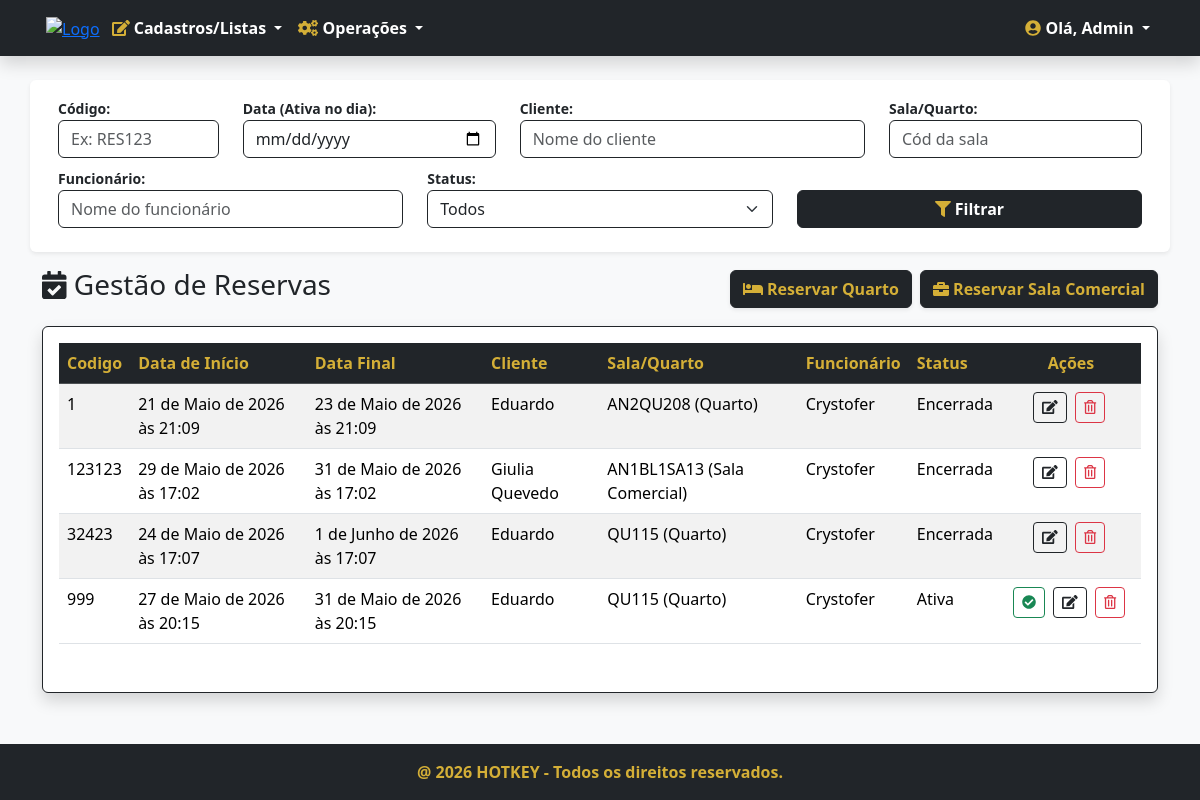
/reservas/ (signed in), run on an earlier commit of the app's database.
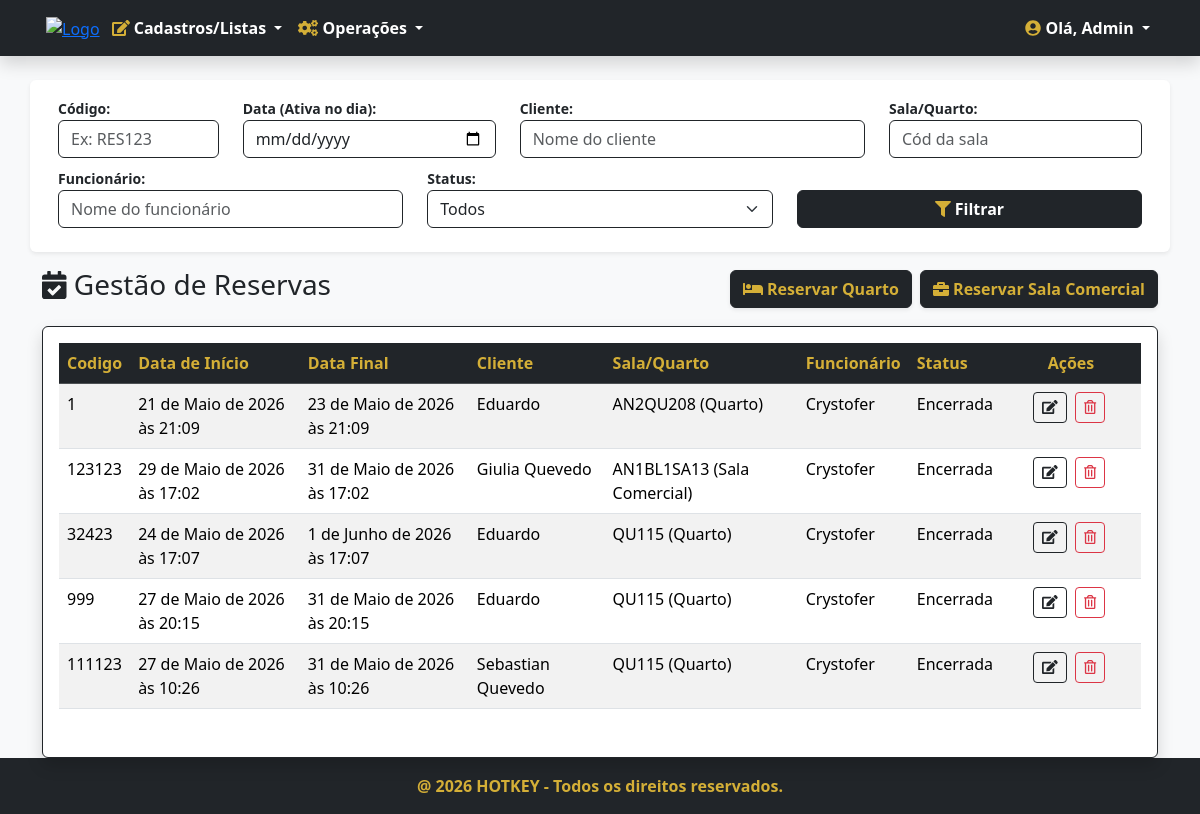
And on a later commit of the database.
### reservas/models.py (models this page shows, shortened)
class Reserva(models.Model):
    STATUS_CHOICES = [
        ('ATIVA', 'Ativa'),
        ('ENCERRADA', 'Encerrada')
    ]
    codigo = models.CharField('Codigo', max_length=100, unique=True, help_text='Codigo da reserva')
    data_inicio = models.DateTimeField('Data de início', help_text='Data de início da reserva')
    data_fim = models.DateTimeField('Data de fim', help_text='Data de fim da reserva')
    status = models.CharField('Status', max_length=50, choices=STATUS_CHOICES, default='ATIVA')
    cliente = models.ForeignKey(clientes.models.Cliente, verbose_name='Cliente', help_text='Nome do Cliente',
                                on_delete=models.PROTECT, related_name='reserva_cliente')
    sala = models.ForeignKey(salas.models.Sala, verbose_name='Sala', help_text='Nome da Sala', on_delete=models.PROTECT,
                             related_name='sala')
    funcionario = models.ForeignKey(funcionarios.models.Funcionario, verbose_name='Funcionário',
                                    help_text='Nome do Funcionário', on_delete=models.PROTECT,
                                    related_name='funcionario')
    class Meta:
        verbose_name = 'Reserva'
        verbose_name_plural = 'Reservas'

### clientes/models.py (models this page shows)
class Pessoa(models.Model):
    nome = models.CharField('Nome', max_length=100, help_text='Nome completo')
    cpf = models.CharField('CPF', max_length=14, unique=True, help_text='Apenas números ou formato 000.000.000-00')

### salas/models.py (models this page shows, shortened)
class Sala(models.Model):
    TIPO_CHOICES = [
        ('QUARTO', 'Quarto'),
        ('SALA COMERCIAL','Sala Comercial')
    ]
    STATUS_CHOICES = [
        ('DISPONÍVEL','Disponível para reserva'),
        ('RESERVADA','Reservada')
    ]
    ANDAR_CHOICES = [
        ('1', 'Primeiro Andar'),
        ('2', 'Segundo Andar'),
        ('3', 'Terceiro Andar'),
        ('4', 'Quarto Andar'),
        ('5', 'Quinto Andar'),
        ('6', 'Sexto Andar'),
        ('7', 'Setimo Andar'),
        ('8', 'Oitavo Andar'),
    ]
    codigo = models.CharField('Codigo', max_length=100,help_text='Identificador da sala')
    tipo = models.CharField('Tipo', max_length=50, choices=TIPO_CHOICES, default='QUARTO')
    status = models.CharField('Status',max_length=50,choices=STATUS_CHOICES,help_text='Status da sala',default='DISPONÍVEL')
    andar = models.CharField('Andar',max_length=50,choices=ANDAR_CHOICES,null=True, blank=True)
    bloco = models.ForeignKey('blocos.Bloco', on_delete=models.PROTECT, null=True, blank=True)
    class Meta:
        verbose_name = 'Sala'
        verbose_name_plural = 'Salas'

### reservas/views.py (the view)
# urls.py: path('', ReservaListView.as_view(), name='reservas'),
class ReservaListView(PermissionRequiredMixin,ListView):
    permission_required = 'reservas.view_reserva'
    permission_denied = 'Visualizar reserva'
    model = Reserva
    template_name = 'reservas.html'
    def get_queryset(self):
        Reserva.objects.filter(status='ATIVA', data_fim__lt=timezone.now()).update(status='ENCERRADA')
        qs = super(ReservaListView, self).get_queryset()
        codigo = self.request.GET.get('codigo')
        data = self.request.GET.get('data')
        cliente = self.request.GET.get('cliente')
        sala = self.request.GET.get('sala')
        funcionario = self.request.GET.get('funcionario')
        status = self.request.GET.get('status')
        if codigo:
            qs = qs.filter(codigo__icontains=codigo)
        if cliente:
            qs = qs.filter(cliente__nome__icontains=cliente)
        if sala:
            qs = qs.filter(sala__codigo__icontains=sala)
        if funcionario:
            qs = qs.filter(funcionario__nome__icontains=funcionario)
        if status:
            qs = qs.filter(status=status)
        if data:
            qs = qs.filter(data_inicio__date__lte=data, data_fim__date__gte=data)
        if qs.count() > 0:
            paginator = Paginator(qs, 10)
            listagem = paginator.get_page(self.request.GET.get('page'))
            return listagem
        else:
            return messages.info(self.request, 'Nenhuma reserva encontrada com estes filtros!')

### reservas/templates/reservas.html (shortened to what the changed rows need)
{% extends 'index.html' %}
{% load django_bootstrap5 %}
{% block content %}
<section class="section mt-4">
    <div class="container">
        {% if object_list %}
        <div class="card shadow border-dark">
            <div class="card-body">
                <div class="table-responsive">
                    <table class="table table-hover table-striped">
                        <thead class="table-dark">
                            <tr>
                                <th class="text-gold">Codigo</th>
                                <th class="text-gold">Data de Início</th>
                                <th class="text-gold">Data Final</th>
                                <th class="text-gold">Cliente</th>
                                <th class="text-gold">Sala/Quarto</th>
                                <th class="text-gold">Funcionário</th>
                                <th class="text-gold">Status</th>
                                <th style="width: 140px; text-align: center" class="text-gold">Ações</th>
                            </tr>
                        </thead>
                        <tbody>
                            {% for reserva in object_list %}
                            <tr>
                                <td>{{ reserva.codigo }}</td>
                                <td>{{ reserva.data_inicio }}</td>
                                <td>{{ reserva.data_fim }}</td>
                                <td>{{ reserva.cliente.nome }}</td>
                                <td>{{ reserva.sala.codigo }} ({{ reserva.sala.get_tipo_display }})</td>
                                <td>{{ reserva.funcionario.nome }}</td>
                                <td>{{ reserva.get_status_display }}</td>
                                <td style="text-align: center">
                                    {% if reserva.status == 'ATIVA' %}
                                    <a href="{% url 'reserva_encerrar' reserva.pk %}" class="btn btn-sm btn-outline-success me-1" title="Encerrar Reserva">
                                        <i class="fas fa-check-circle"></i>
                                    </a>
                                    {% endif %}
                                    {% if reserva.sala.tipo == 'QUARTO' %}
                                        <a href="{% url 'reserva_quarto_editar' reserva.pk %}" class="btn btn-sm btn-outline-dark me-1" title="Editar">
                                            <i class="fas fa-edit"></i>
                                        </a>
                                    {% else %}
                                        <a href="{% url 'reserva_sala_comercial_editar' reserva.pk %}" class="btn btn-sm btn-outline-dark me-1" title="Editar">
                                            <i class="fas fa-edit"></i>
                                        </a>
                                    {% endif %}
                                    <a href="{% url 'reserva_apagar' reserva.pk %}" class="btn btn-sm btn-outline-danger me-1" title="Excluir">
                                        <i class="far fa-trash-alt"></i>
                                    </a>
                                </td>
                            </tr>
                            {% endfor %}
                        </tbody>
                    </table>
                </div>
            </div>
        </div>
        {% else %}
        <div class="alert alert-warning border-dark text-dark mt-4">
            <h5 class="m-0"><i class="fas fa-exclamation-triangle text-gold"></i> Não existem Reservas!</h5>
        </div>
        {% endif %}
    </div>
</section>
{% endblock %}

What changed in the data, as far as the page shows it:
changed Reserva "27 de Maio de 2026 às 20:15": status "Ativa" → "Encerrada"
added Reserva: codigo "111123", data_inicio "27 de Maio de 2026 às 10:26", data_fim "31 de Maio de 2026 às 10:26", cliente.nome "Sebastian Quevedo", sala.codigo "QU115", sala.tipo "Quarto", funcionario.nome "Crystofer", status "Encerrada"
